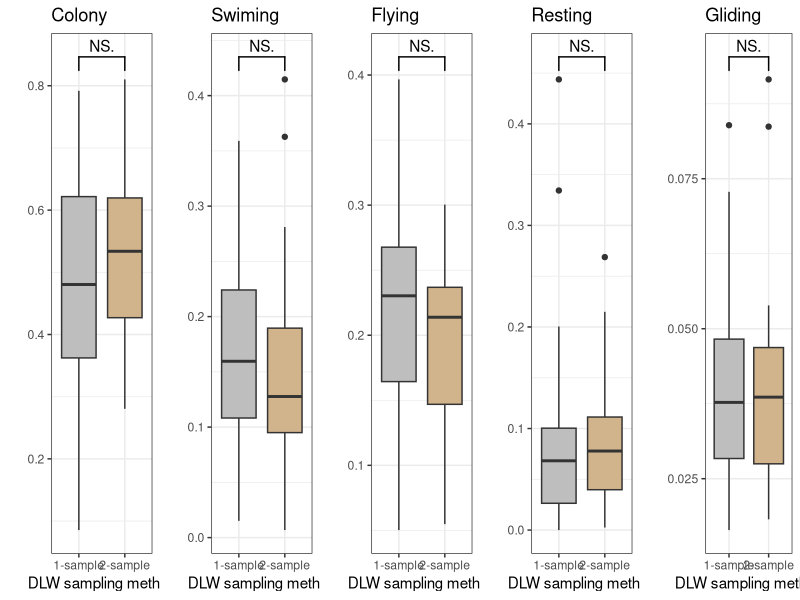
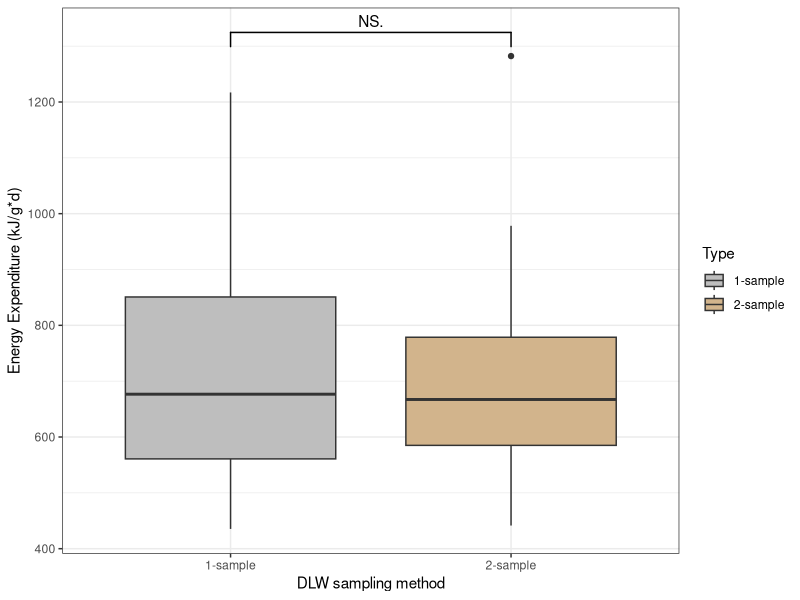

Write R code to recreate these figures, in order.
########################################
# Script Title: Mock Project_LDP 2022_DataAnalysis
# Author: Fred Tremblauy
# Date created: 20 Sept 2022
# R version 4.2.1
#Date of last modification : 
########################################

### LOAD DATA FROM DIRECTORY ####
setwd("/Users/FredTremblay/Documents/Master/BIOL651/1-Prod&Reprod/Project/BLKI_DLW_methods/")

#read cleaned black-legged kittiwake (BLKI) data collected on Middleton Island (MDO) in 2021 
data <- read.csv("Data/Cleaned/BLKI_MDO_2021_clean.csv")
#inspect raw data
str(data)

#### DOWNLOAD LIBRARIES ####

#libraries will be download using 'library()' rather than 'groudhog()' to avoid messing other scripts
library(ggplot2)
install.packages("ggsignif")
library(ggsignif)

#### DEE vs DLW methods ####


DEE<- ggplot(data, aes(x = Type, y = DEE.kJ.d, fill = Type)) + geom_boxplot() + theme_bw() +
  ylab("Energy Expenditure (kJ/g*d)") + xlab("DLW sampling method") + 
  scale_fill_manual(values = c("grey", "tan")) +
  geom_signif(comparisons = list(c("2-sample", "1-sample")), map_signif_level=TRUE) 
#plot daily energy expenditure (DEE) vs DLW method using gpglot
#geom_signif plots statistical difference between the two groups using NS, *, **, *** based on p-value

ggsave("Outputs/Figure_1.png", DEE)
#save figure in Output folder

#### TIME_ACTIVITY_BUDGET VS METHODS #####
library(car)
library(emmeans)
library(gridExtra)
str(data)

#plot each behaviour individually vs DLW method using gpglot
#geom_signif plots statistical difference between the two groups using NS, *, **, *** based on p-value


fly <- ggplot(data, aes(x = Type, y = propFlycal, fill = Type)) + geom_boxplot() + theme_bw() +
  ylab("") + xlab("DLW sampling method") + 
  ggtitle("Flying") + theme(legend.position = "none") +
  scale_fill_manual(values = c("grey", "tan")) +
  geom_signif(comparisons = list(c("2-sample", "1-sample")), map_signif_level=TRUE) 

swim <- ggplot(data, aes(x = Type, y = propSwimcal, fill = Type)) + geom_boxplot() + theme_bw() +
  ylab("") + xlab("DLW sampling method") + 
  ggtitle("Swiming") + theme(legend.position = "none") +
  scale_fill_manual(values = c("grey", "tan")) +
  geom_signif(comparisons = list(c("2-sample", "1-sample")), map_signif_level=TRUE) 

glide <- ggplot(data, aes(x = Type, y = propSoarcal, fill = Type)) + geom_boxplot() + theme_bw() +
  ylab("") + xlab("DLW sampling method") + 
  ggtitle("Gliding") + theme(legend.position = "none") +
  scale_fill_manual(values = c("grey", "tan")) +
  geom_signif(comparisons = list(c("2-sample", "1-sample")), map_signif_level=TRUE) 

rest <- ggplot(data, aes(x = Type, y = propRestcal, fill = Type)) + geom_boxplot() + theme_bw() +
  ylab("") + xlab("DLW sampling method") + 
  ggtitle("Resting") + theme(legend.position = "none") +
  scale_fill_manual(values = c("grey", "tan")) +
  geom_signif(comparisons = list(c("2-sample", "1-sample")), map_signif_level=TRUE) 

col <- ggplot(data, aes(x = Type, y = propColcal, fill = Type)) + geom_boxplot() + theme_bw() +
  ylab("") + xlab("DLW sampling method") + 
  ggtitle("Colony") + theme(legend.position = "none") +
  scale_fill_manual(values = c("grey", "tan")) +
  geom_signif(comparisons = list(c("2-sample", "1-sample")), map_signif_level=TRUE) 

TAB <- grid.arrange(col,swim,fly, rest, glide, ncol=5)
#use grid.arrange to merge all plot inot a single figure with 5 columns

ggsave("Outputs/Figure_2.png", TAB)
#save figure in Output folder
